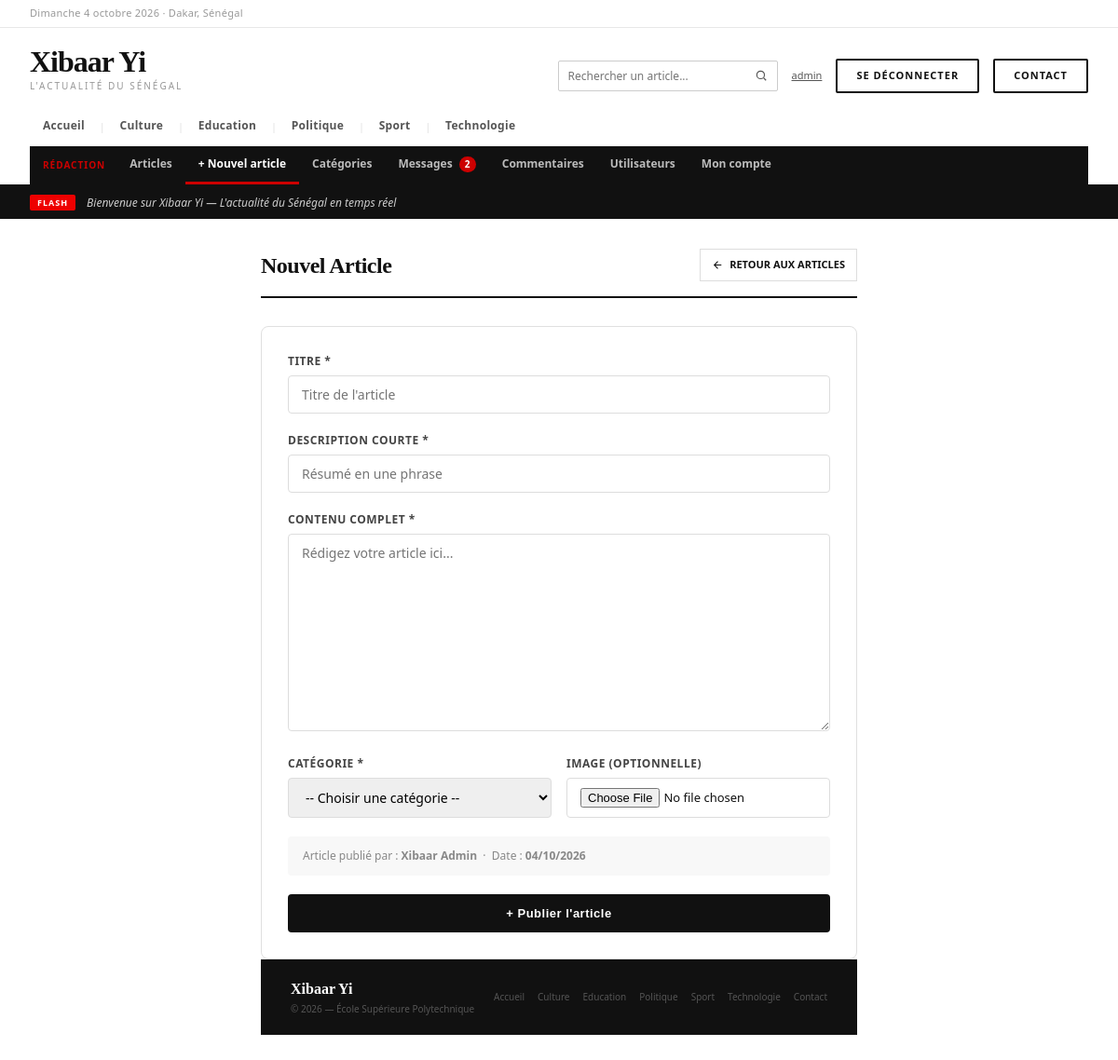
The page /admin/articles/ajouter.php (signed in) on the database its author committed.
### tables this page shows
CREATE TABLE IF NOT EXISTS categories (
    id  INT AUTO_INCREMENT PRIMARY KEY,
    nom VARCHAR(100) NOT NULL UNIQUE
);

### includes/config.php (called while the page is built, shortened)
<?php
function url($chemin = '')
{
    return BASE_URL . '/' . ltrim($chemin, '/');
}

### public/admin/articles/ajouter.php (the view, shortened to what this page needs)
<?php
require_once __DIR__ . '/../../../includes/auth.php';
$titre        = trim($_POST['titre'] ?? '');
$description  = trim($_POST['description_courte'] ?? '');
$contenu      = trim($_POST['contenu'] ?? '');
require_once __DIR__ . '/../../../includes/entete.php';
?>
<div style="max-width:760px; margin:32px auto; padding:0 24px;">
    <div class="page-header">
        <div class="page-title">Nouvel article</div>
        <a href="<?= url('admin/articles/liste.php') ?>" class="btn btn-secondary">
            <svg width="13" height="13" viewBox="0 0 24 24" fill="none" stroke="currentColor" stroke-width="2"><path d="M19 12H5M12 19l-7-7 7-7"/></svg>
            Retour aux articles
        </a>
    </div>
    <div style="background:#fff; border-radius:8px; border:0.5px solid #e0e0e0; padding:28px;">
    <form method="POST" action="ajouter.php" enctype="multipart/form-data" id="formArticle">
        <div style="margin-bottom:20px;">
            <label style="display:block; font-size:12px; font-weight:700; color:#444; margin-bottom:6px; text-transform:uppercase; letter-spacing:.5px;">Titre *</label>
            <input type="text" name="titre" placeholder="Titre de l'article" maxlength="255"
                value="<?= htmlspecialchars($titre) ?>"
                style="width:100%; padding:10px 14px; border:1px solid #ddd; border-radius:4px; font-size:14px; font-family:inherit;">
        </div>
        <div style="margin-bottom:20px;">
            <label style="display:block; font-size:12px; font-weight:700; color:#444; margin-bottom:6px; text-transform:uppercase; letter-spacing:.5px;">Description courte *</label>
            <input type="text" name="description_courte" placeholder="Résumé en une phrase"
                value="<?= htmlspecialchars($description) ?>"
                style="width:100%; padding:10px 14px; border:1px solid #ddd; border-radius:4px; font-size:14px; font-family:inherit;">
        </div>
        <div style="margin-bottom:20px;">
            <label style="display:block; font-size:12px; font-weight:700; color:#444; margin-bottom:6px; text-transform:uppercase; letter-spacing:.5px;">Contenu complet *</label>
            <textarea name="contenu" rows="10" placeholder="Rédigez votre article ici..."
                style="width:100%; padding:10px 14px; border:1px solid #ddd; border-radius:4px; font-size:14px; font-family:inherit; resize:vertical;"><?= htmlspecialchars($contenu) ?></textarea>
        </div>
        <div class="form-grille" style="margin-bottom:20px;">
            <div>
                <label style="display:block; font-size:12px; font-weight:700; color:#444; margin-bottom:6px; text-transform:uppercase; letter-spacing:.5px;">Catégorie *</label>
                <select name="id_categorie"
                    style="width:100%; padding:10px 14px; border:1px solid #ddd; border-radius:4px; font-size:14px; font-family:inherit;">
                    <option value="">-- Choisir une catégorie --</option>
                </select>
            </div>
            <div>
                <label style="display:block; font-size:12px; font-weight:700; color:#444; margin-bottom:6px; text-transform:uppercase; letter-spacing:.5px;">Image (optionnelle)</label>
                <input type="file" name="image" accept=".jpg,.jpeg,.png,.webp"
                    style="width:100%; padding:10px 14px; border:1px solid #ddd; border-radius:4px; font-size:13px; font-family:inherit;">
            </div>
        </div>
        <div style="background:#f8f8f8; border-radius:4px; padding:12px 16px; margin-bottom:20px; font-size:12px; color:#888;">
            Article publié par : <strong><?= htmlspecialchars($_SESSION['user_nom']) ?></strong>
            &nbsp;·&nbsp; Date : <strong><?= date('d/m/Y') ?></strong>
        </div>
        <button type="submit"
            style="width:100%; background:#111; color:#fff; padding:13px; border:none; border-radius:4px; font-size:13px; font-weight:600; cursor:pointer; letter-spacing:.5px;">
            + Publier l'article
        </button>
    </form>
</div>
<?php require_once __DIR__ . '/../../../includes/pied.php'; ?>

### includes/entete.php (shortened to what this page needs)
<?php
require_once __DIR__ . '/config.php';
?>
<!DOCTYPE html>
<html lang="fr">
<head>
    <link rel="stylesheet" href="<?= url('assets/css/style.css') ?>">
</head>
<body>
<div class="site">
    <div class="topbar">
        <div class="topbar-date">
            <?php
            $jours_fr = ['Monday'=>'Lundi','Tuesday'=>'Mardi','Wednesday'=>'Mercredi','Thursday'=>'Jeudi','Friday'=>'Vendredi','Saturday'=>'Samedi','Sunday'=>'Dimanche'];
            $mois_fr = ['January'=>'janvier','February'=>'février','March'=>'mars','April'=>'avril','May'=>'mai','June'=>'juin','July'=>'juillet','August'=>'août','September'=>'septembre','October'=>'octobre','November'=>'novembre','December'=>'décembre'];
            $nom_jour = $jours_fr[date('l')] ?? date('l');
            $nom_mois = $mois_fr[date('F')]  ?? date('F');
            echo $nom_jour . ' ' . date('j') . ' ' . $nom_mois . ' ' . date('Y') . ' · Dakar, Sénégal';
            ?>
        </div>
    </div>
    <div class="header">
        <div class="header-main">
            <a href="<?= url('index.php') ?>" style="text-decoration:none;">
                <div class="logo-wordmark">Xibaar Yi</div>
                <div class="logo-tagline">L'actualité du Sénégal</div>
            </a>
            <div class="header-actions">
                <form method="GET" action="<?= url('index.php') ?>" class="recherche" role="search">
                    <input type="search" name="q" placeholder="Rechercher un article..." aria-label="Rechercher un article"
                           value="<?= htmlspecialchars($_GET['q'] ?? '', ENT_QUOTES, 'UTF-8') ?>">
                    <button type="submit" aria-label="Lancer la recherche">
                        <svg width="14" height="14" viewBox="0 0 24 24" fill="none" stroke="currentColor" stroke-width="2"><circle cx="11" cy="11" r="7"/><path d="M21 21l-4.3-4.3"/></svg>
                    </button>
                </form>
                <?php if (isset($_SESSION['user_role'])) : ?>
                    <a href="<?= url('admin/compte.php') ?>" class="lien-compte" title="Mon compte">
                        <?php echo htmlspecialchars($_SESSION['user_login'], ENT_QUOTES, 'UTF-8'); ?>
                    </a>
                    <a href="<?= url('deconnexion.php') ?>" class="btn-cnx">Se déconnecter</a>
                <?php else : ?>
                    <a href="<?= url('connexion.php') ?>" class="btn-cnx">Se connecter</a>
                <?php endif; ?>
                <a href="<?= url('contact.php') ?>" class="btn-cnx">Contact</a>
            </div>
        </div>
        <nav class="nav-cats">
            <?php $active_all = (basename($_SERVER['SCRIPT_NAME'] ?? '') === 'index.php' && empty($_GET['categorie'])) ? 'active' : ''; ?>
            <a href="<?= url('index.php') ?>" class="<?php echo $active_all; ?>">Accueil</a>
            <?php
            if (isset($pdo)) {
                $stmt_nav = $pdo->query("SELECT id, nom FROM categories ORDER BY nom ASC");
                while ($cat = $stmt_nav->fetch(PDO::FETCH_ASSOC)) {
                    $nom = $cat['nom'];
                    $is_active = (isset($_GET['categorie']) && $_GET['categorie'] === $nom) ? 'active' : '';
                    echo '<span class="sep">|</span>';
                    echo '<a href="' . url('index.php') . '?categorie=' . urlencode($nom) . '" class="' . $is_active . '">';
                    echo htmlspecialchars($nom);
                    echo '</a>';
                }
            }
            ?>
        </nav>
        <?php if (in_array($_SESSION['user_role'] ?? '', ['editeur', 'administrateur'], true)) : ?>
            <?php
            $requetes_compteurs = [
                'admin/messages/liste.php'     => "SELECT COUNT(*) FROM messages_contact WHERE lu = 0",
                'admin/commentaires/liste.php' => "SELECT COUNT(*) FROM commentaires WHERE statut = 'en_attente'",
            ];
            $compteurs_admin = [];
            foreach ($requetes_compteurs as $chemin => $sql) {
                try {
                    $compteurs_admin[$chemin] = (int) $pdo->query($sql)->fetchColumn();
                } catch (PDOException $e) {
                }
            }
            $page_admin = $_SERVER['SCRIPT_NAME'] ?? '';
            $liens_admin = [
                'admin/articles/liste.php'     => 'Articles',
                'admin/articles/ajouter.php'   => '+ Nouvel article',
                'admin/categories/liste.php'   => 'Catégories',
                'admin/messages/liste.php'     => 'Messages',
                'admin/commentaires/liste.php' => 'Commentaires',
            ];
            if ($_SESSION['user_role'] === 'administrateur') {
                $liens_admin['admin/utilisateurs/liste.php'] = 'Utilisateurs';
            }
            $liens_admin['admin/compte.php'] = 'Mon compte';
            $lien_actif = null;
            foreach ($liens_admin as $chemin => $libelle) {
                if (substr($page_admin, -strlen($chemin)) === $chemin) {
                    $lien_actif = $chemin;
                }
            }
            ?>
            <nav class="nav-admin">
                <span class="nav-admin-titre">Rédaction</span>
                <?php foreach ($liens_admin as $chemin => $libelle) : ?>
                    <a href="<?= url($chemin) ?>" class="<?= $chemin === $lien_actif ? 'active' : '' ?>">
                        <?= $libelle ?>
                        <?php if (($compteurs_admin[$chemin] ?? 0) > 0) : ?>
                            <span class="nav-admin-compteur"><?= $compteurs_admin[$chemin] ?></span>
                        <?php endif; ?>
                    </a>
                <?php endforeach; ?>
            </nav>
        <?php endif; ?>
    </div>
    <div class="ticker">
        <div class="ticker-label">FLASH</div>
        <div class="ticker-text">Bienvenue sur Xibaar Yi — L'actualité du Sénégal en temps réel</div>
    </div>

### includes/pied.php (shortened to what this page needs)
<?php
require_once __DIR__ . '/config.php';
?>
    <div class="footer">
        <div>
            <a href="<?= url('index.php') ?>" style="text-decoration: none;">
                <div class="footer-logo">Xibaar Yi</div>
            </a>
            <div class="footer-text">
                &copy; <?php echo date('Y'); ?> — École Supérieure Polytechnique
            </div>
        </div>
        <div class="footer-links">
            <a href="<?= url('index.php') ?>">Accueil</a>
            <?php
            foreach ($pdo->query("SELECT nom FROM categories ORDER BY nom ASC") as $cat_pied) : ?>
                <a href="<?= url('index.php') ?>?categorie=<?= urlencode($cat_pied['nom']) ?>">
                    <?= htmlspecialchars($cat_pied['nom'], ENT_QUOTES, 'UTF-8') ?>
                </a>
            <?php endforeach; ?>
            <a href="<?= url('contact.php') ?>">Contact</a>
        </div>
    </div>
</div>
</body>
</html>

### rows shown on the page
categories: nom "Culture"
categories: nom "Education"
categories: nom "Politique"
categories: nom "Sport"
categories: nom "Technologie"

### other values the page prints
$_SESSION['user_login'] "admin"
$libelle "Articles"
$libelle "+ Nouvel article"
$libelle "Catégories"
$libelle "Messages"
$compteurs_admin[$chemin] "2"
$libelle "Commentaires"
$libelle "Utilisateurs"
$libelle "Mon compte"
$_SESSION['user_nom'] "Xibaar Admin"
